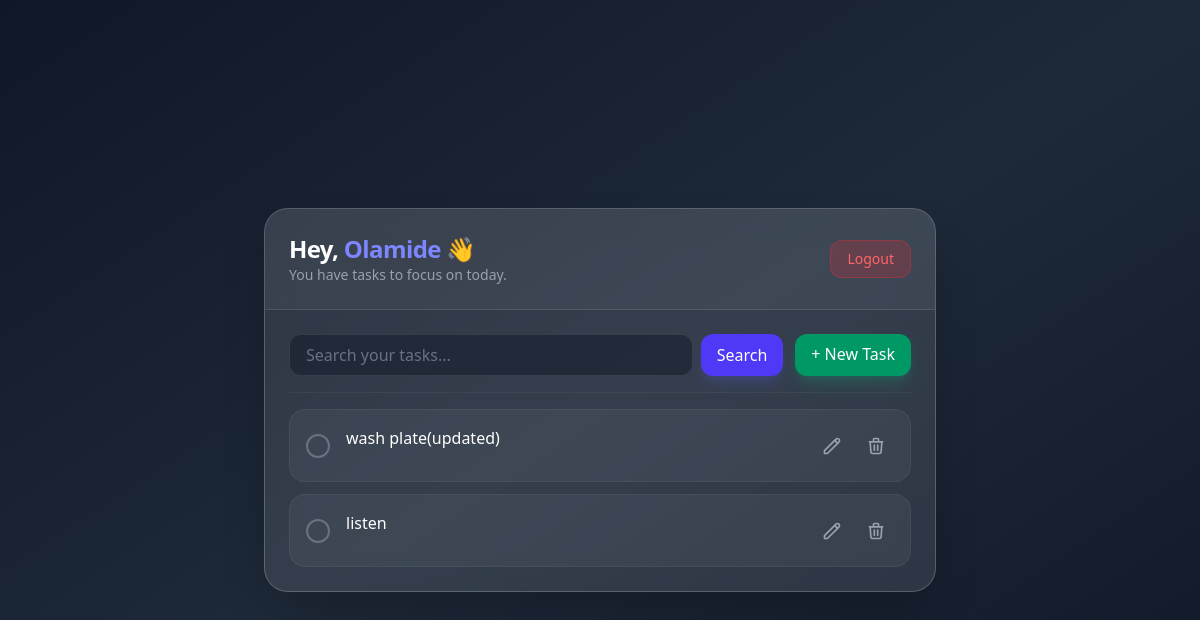
The app's page / (signed in), older data.
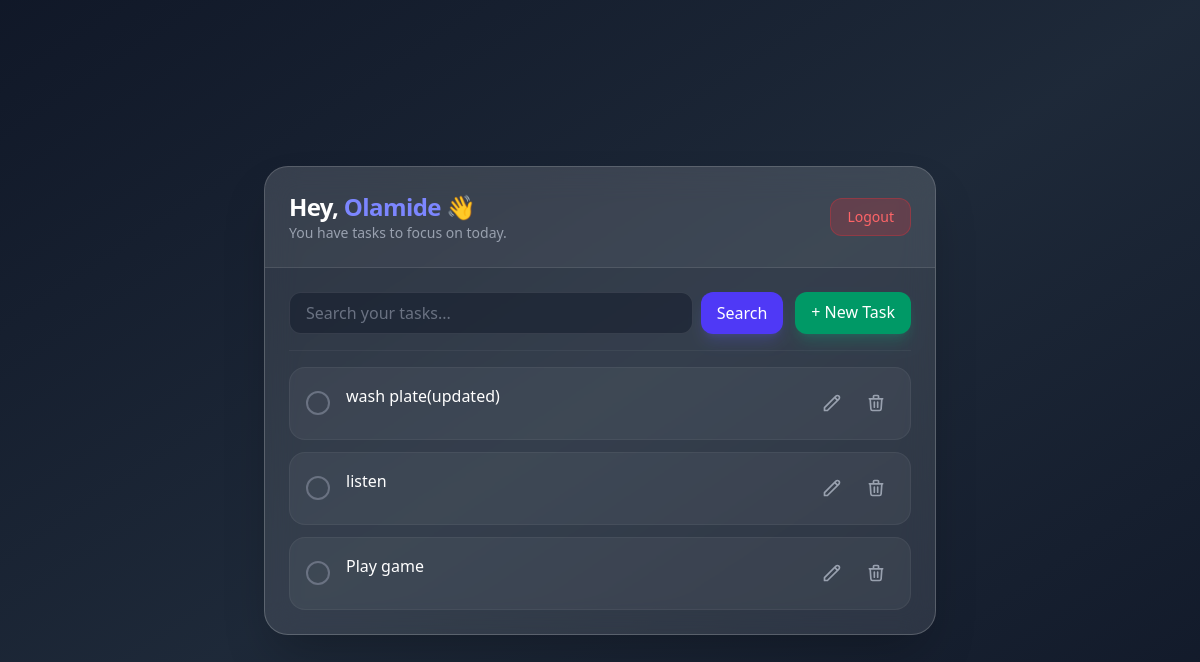
The same page, newer data.
### core/models.py (models this page shows, shortened)
class Task(models.Model):
    user = models.ForeignKey(User,  on_delete=models.CASCADE)
    title = models.CharField(null=True, max_length=200)
    description = models.TextField(null=True, blank=True)
    complete = models.BooleanField(default=False)
    created = models.DateTimeField(auto_now_add=True)

### core/views.py (the view)
# urls.py: path('', TaskList.as_view(), name='tasks'),
@method_decorator(never_cache, name='dispatch')
class TaskList(LoginRequiredMixin, ListView):
    model = Task
    context_object_name = 'tasks'
    def get_queryset(self):
        queryset = Task.objects.filter(user=self.request.user)
        search_input = self.request.GET.get('search-area') or ''
        if search_input:
            queryset = queryset.filter(title__startswith=search_input)
        return queryset
    def get_context_data(self, **kwargs):
        context = super().get_context_data(**kwargs)
        context['count'] = context['tasks'].filter(complete=False).count()
        context['search_input'] = self.request.GET.get('search-area') or ''
        return context

### core/templates/core/task_list.html (shortened to what the changed rows need)
{% extends 'base.html' %}
{% load static %}
{% block main %}
<div class="w-full max-w-2xl mx-auto my-10 bg-white/10 backdrop-blur-lg rounded-3xl border border-white/20 shadow-2xl overflow-hidden">
    <div class="p-6 border-b border-white/10 flex justify-between items-center bg-white/5">
        <div>
            <h1 class="text-2xl font-bold text-white tracking-tight">
                Hey, <span class="text-indigo-400">{{ request.user|capfirst }}</span> 👋
            </h1>
        </div>
    </div>
    <div class="p-6 space-y-4">
        <div class="space-y-3">
            {% for task in tasks %}
            <div class="group flex items-center justify-between p-4 rounded-2xl bg-white/5 border border-white/5 hover:bg-white/10 hover:border-white/20 transition-all duration-300">
                <div class="flex items-center gap-4">
                    <div class="flex-shrink-0">
                        {% if task.complete %}
                            <div class="h-6 w-6 rounded-full bg-emerald-500/20 border border-emerald-500 flex items-center justify-center">
                                <span class="text-emerald-500 text-xs">✓</span>
                            </div>
                        {% else %}
                            <div class="h-6 w-6 rounded-full border-2 border-gray-500"></div>
                        {% endif %}
                    </div>
                    <div class="flex flex-col">
                        <h3 class="font-medium {% if task.complete %} text-gray-500 line-through {% else %} text-white {% endif %}">
                            {{ task.title }}
                        </h3>
                    </div>
                </div>
                <div class="flex gap-2">
                    <a href="{% url 'task-update' task.id %}" class="p-2 text-gray-400 hover:text-indigo-400 transition">
                        <svg xmlns="http://www.w3.org/2000/svg" class="h-5 w-5" fill="none" viewBox="0 0 24 24" stroke="currentColor">
                            <path stroke-linecap="round" stroke-linejoin="round" stroke-width="2" d="M15.232 5.232l3.536 3.536m-2.036-5.036a2.5 2.5 0 113.536 3.536L6.5 21.036H3v-3.572L16.732 3.732z" />
                        </svg>
                    </a>
                    <a href="{% url 'task-delete' task.id %}" class="p-2 text-gray-400 hover:text-red-400 transition">
                        <svg xmlns="http://www.w3.org/2000/svg" class="h-5 w-5" fill="none" viewBox="0 0 24 24" stroke="currentColor">
                            <path stroke-linecap="round" stroke-linejoin="round" stroke-width="2" d="M19 7l-.867 12.142A2 2 0 0116.138 21H7.862a2 2 0 01-1.995-1.858L5 7m5 4v6m4-6v6m1-10V4a1 1 0 00-1-1h-4a1 1 0 00-1 1v3M4 7h16" />
                        </svg>
                    </a>
                </div>
            </div>
            {% empty %}
            <div class="py-12 text-center">
                <p class="text-gray-500 italic">No tasks found. Time to relax! ☕</p>
            </div>
            {% endfor %}
        </div>
    </div>
</div>
{% endblock %}

Row changes from the older to the newer data that the page shows:
added Task: complete False (drawn), title "Play game"
